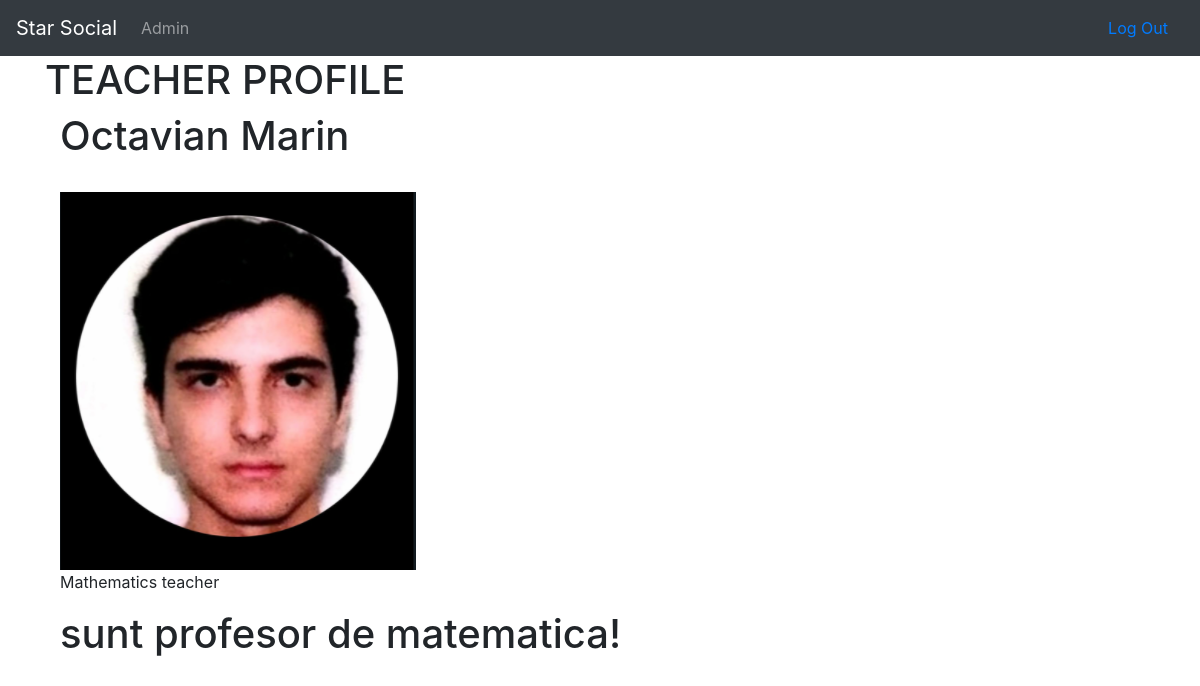
Before: /profiles/teacher/ (signed in) with the older database file.
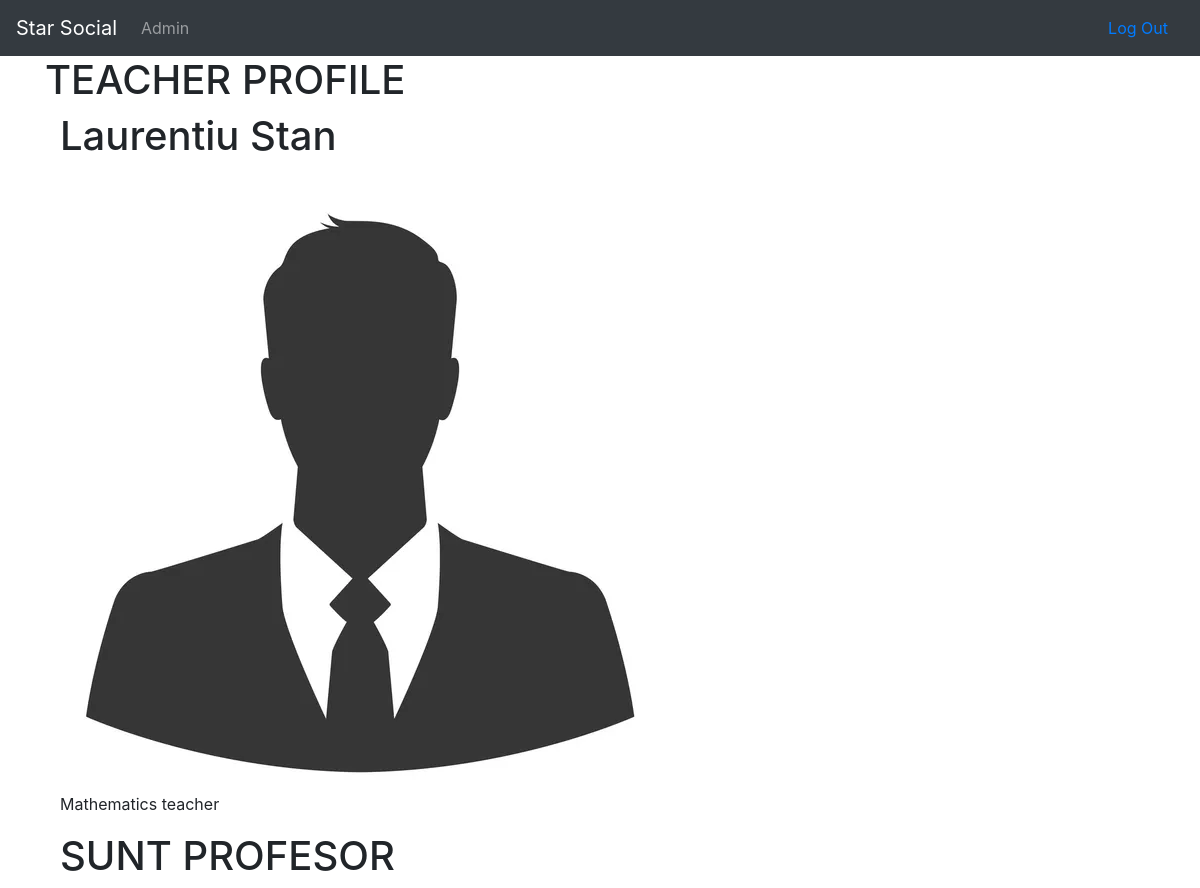
After: the same page with the newer database file.
### profiles/models.py (models this page shows, shortened)
class Profile(models.Model):
    teacher = models.OneToOneField(Teacher, on_delete=models.CASCADE)
    avatar = models.ImageField(default='profile_images/default.jpg', upload_to='profile_images')
    slug = models.SlugField(allow_unicode=True,unique=True, null=True, blank=True)

### accounts/models.py (models this page shows, shortened)
class Teacher(models.Model):
    user = models.OneToOneField(User, on_delete=models.CASCADE, primary_key=True)
    description = models.TextField()
    subject = models.ForeignKey(Subject, on_delete=models.SET_NULL, null=True)

class User(AbstractUser):
    phone_number = models.CharField(max_length=10,blank=False, validators=[phone_number_validator], unique=True)
    email = models.EmailField(unique=True)
    is_student = models.BooleanField(default=False)
    is_teacher = models.BooleanField(default=False)

class Subject(models.Model):
    name = models.CharField(max_length=264)
    def __str__(self):
        return self.name

### profiles/views.py (the view)
# urls.py: path('<slug:slug>/', views.ProfileDetail.as_view(), name='profile_detail'),
class ProfileDetail(LoginRequiredMixin, generic.DetailView):
    model = Profile
    template_name = 'profiles/profile_detail.html'

### profiles/templates/profiles/profile_detail.html
{% extends "base.html" %}
{% load static %}
{% block content %}
    <h1>TEACHER PROFILE</h1>
    <div class="container">
        <h1>{{profile.teacher.user.first_name}} {{profile.teacher.user.last_name}}</h1>
        <br>
        <img src=" {{ profile.avatar.url }}">
        <p> {{profile.teacher.subject}} teacher </p>
        <h1>{{profile.teacher.description}}</h1>
    </div>
{% endblock content %}

### templates/base.html (shortened to what this page needs)
<!DOCTYPE html>
{% load static %}
<html>
  <head>
    <link rel="stylesheet" href="https://cdn.jsdelivr.net/npm/bootstrap@4.4.1/dist/css/bootstrap.min.css">
  </head>
  <body>
    <nav class="navbar navbar-expand-lg navbar-dark bg-dark mynav custom-navbar">
        <a class="navbar-brand mynav" href="{% url 'home' %}">Star Social</a>
        <div class="collapse navbar-collapse" id="navbarSupportedContent">
            <ul class="navbar-nav mr-auto">
                {% if user.is_authenticated %}
                    <li class="nav-item">
                        <a class="nav-link" href="{% url 'admin:index' %}">Admin</a>
                    </li>
                {% else %}
                    <li class="nav-item">
                        <a class="nav-link" href="{% url 'admin:index' %}">Admin</a>
                    </li>
                {% endif %}
            </ul>
            {% if user.is_authenticated %}
                <li class="nav">
                    <a class="nav-link" href="{% url 'accounts:logout' %}">Log Out</a>
                </li>
            {% endif %}
        </div>
    </nav>
    <div class="container mycontent">
        {% block content %}
        {% endblock %}
    </div>
  </body>
</html>

Changed rows visible on the page:
no longer on this page (row edited): Profile: teacher.user.first_name "Octavian", teacher.user.last_name "Marin", avatar (picture), teacher.subject "Mathematics", teacher.description "sunt profesor de matematica!"
added Profile: teacher.user.first_name "Laurentiu", teacher.user.last_name "Stan", avatar (placeholder picture), teacher.subject "Mathematics", teacher.description "SUNT PROFESOR"
